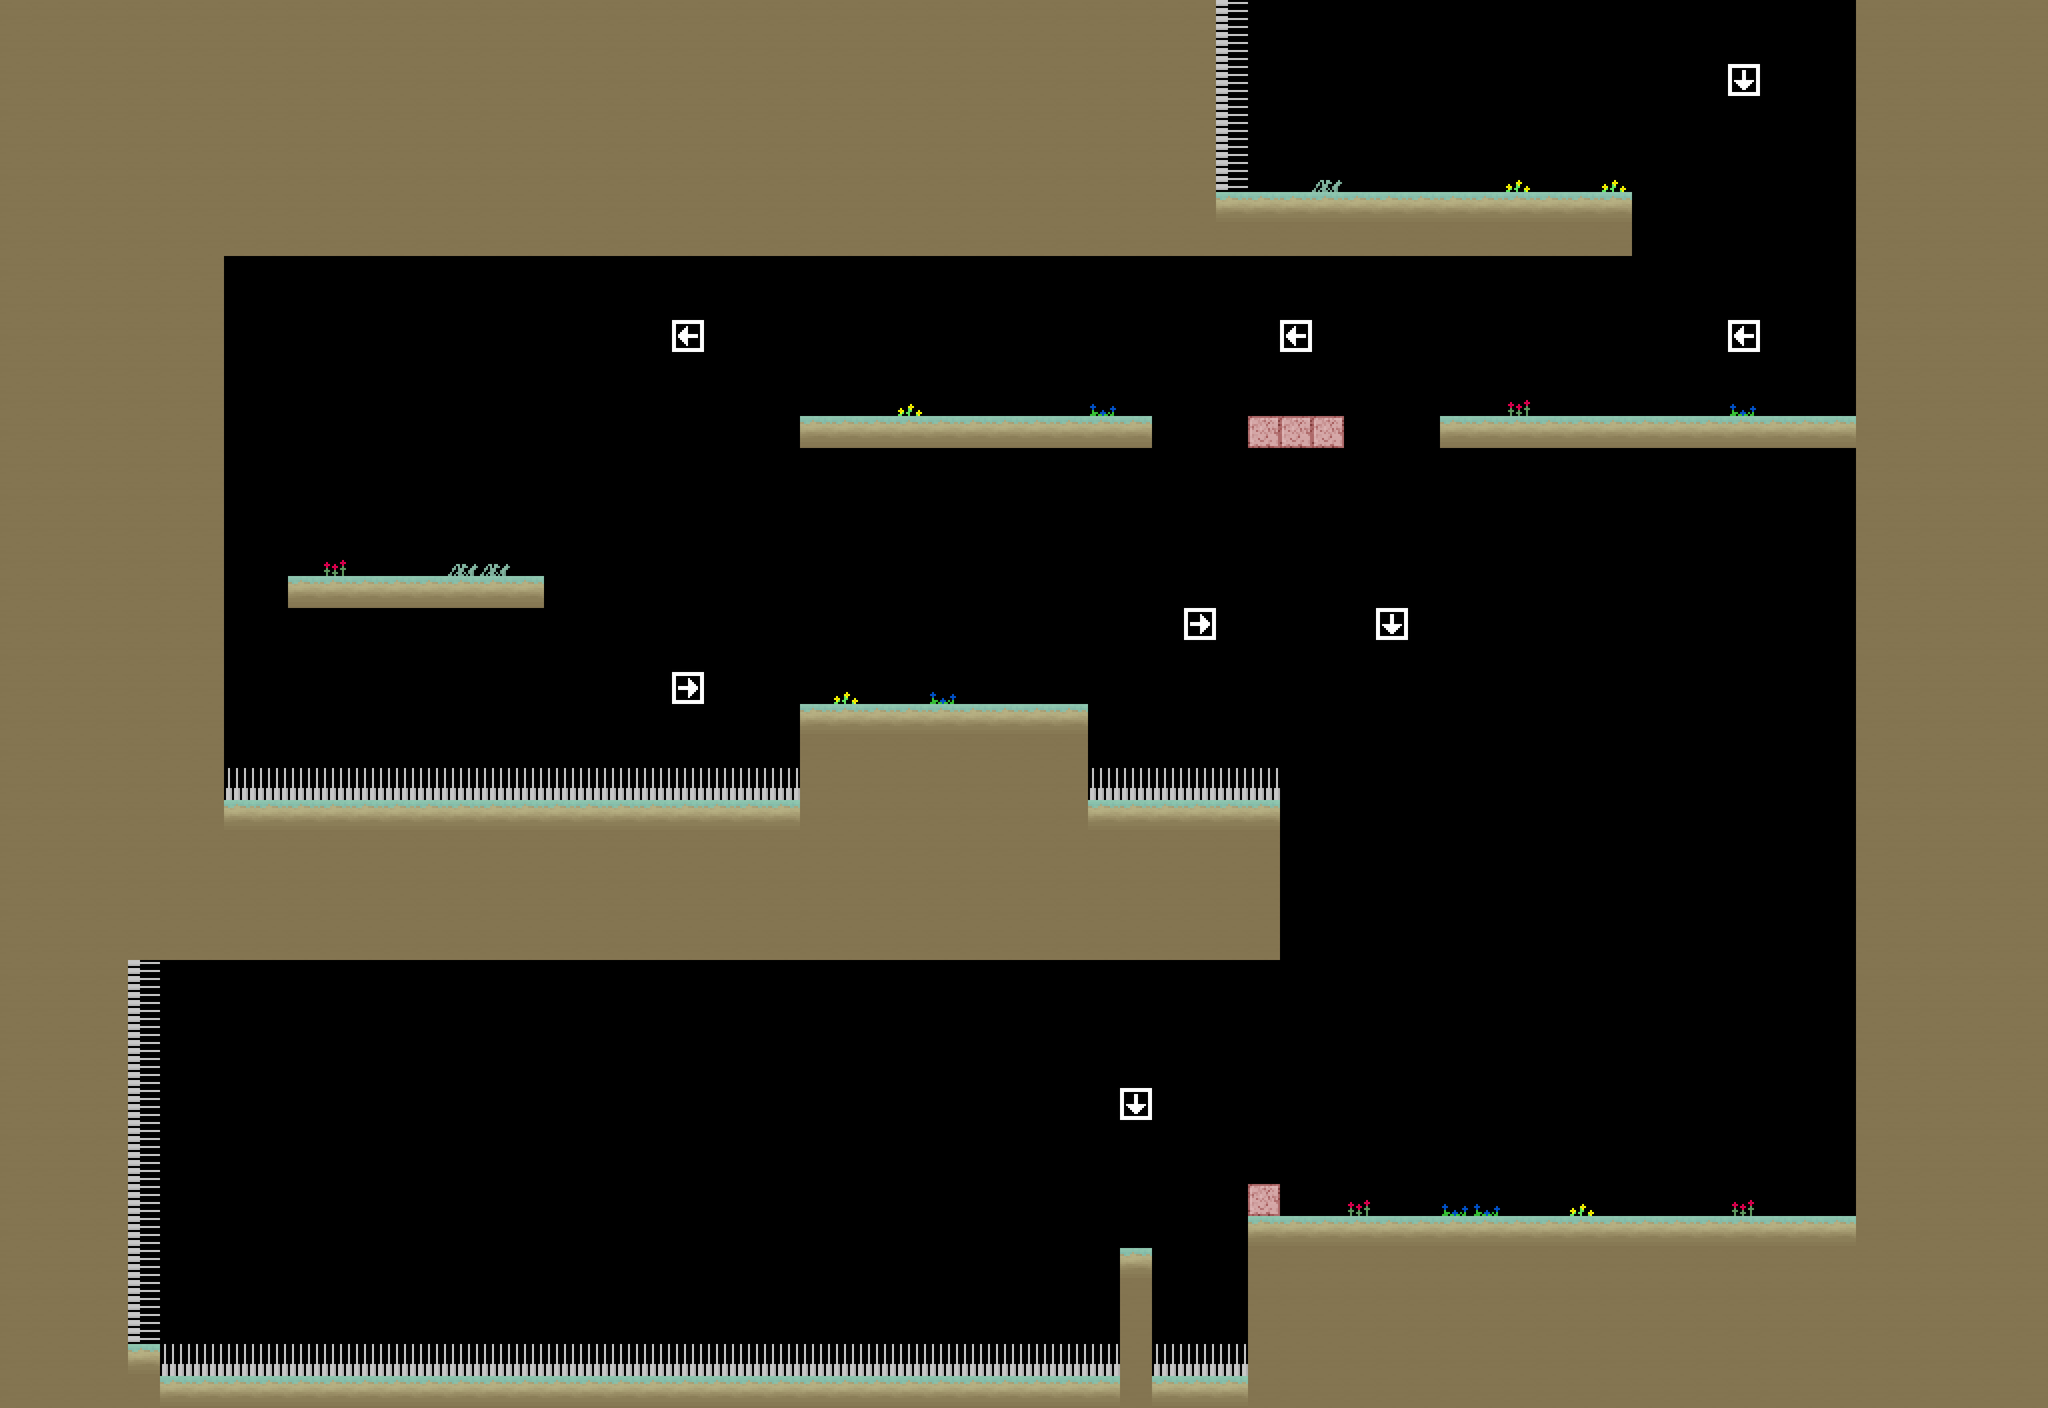

A 2D game scene composited from a Tiled map and its tileset images. What follows is a short description and the map's XML, with each tile layer's data collapsed to a summary:
An orthogonal 64x44 tile map with 48x48 px tiles, 2 tile layers (Tile Layer 1, spikes).

<map version="1.0" orientation="orthogonal" width="64" height="44" tilewidth="48" tileheight="48">
 <tileset firstgid="1" name="formalcode" tilewidth="48" tileheight="48">
  <image source="ground.png" width="192" height="192" />
  <tile id="0">
   <properties>
    <property name="collision" value="true" />
   </properties>
  </tile>
  <tile id="8">
   <properties>
    <property name="sensor" value="true" />
   </properties>
  </tile>
  <tile id="9">
   <properties>
    <property name="sensor" value="true" />
   </properties>
  </tile>
  <tile id="10">
   <properties>
    <property name="sensor" value="true" />
   </properties>
  </tile>
  <tile id="11">
   <properties>
    <property name="sensor" value="true" />
   </properties>
  </tile>
  <tile id="12">
   <properties>
    <property name="sensor" value="true" />
   </properties>
  </tile>
  <tile id="13">
   <properties>
    <property name="sensor" value="true" />
   </properties>
  </tile>
  <tile id="14">
   <properties>
    <property name="sensor" value="true" />
   </properties>
  </tile>
  <tile id="15">
   <properties>
    <property name="sensor" value="true" />
   </properties>
  </tile>
 </tileset>
 <layer name="Tile Layer 1" width="64" height="44">
  <properties>
   <property name="bellex" value="43" />
   <property name="belley" value="5" />
   <property name="bucketx" value="35" />
   <property name="buckety" value="37" />
   <property name="collision" value="true" />
  </properties>
  <data>[2816 cells, 1210 non-empty, 10 distinct tile ids]</data>
 </layer>
 <layer name="spikes" width="64" height="44">
  <properties>
   <property name="collision" value="true" />
   <property name="killer" value="true" />
  </properties>
  <data>[2816 cells, 76 non-empty, 3 distinct tile ids]</data>
 </layer>
</map>
